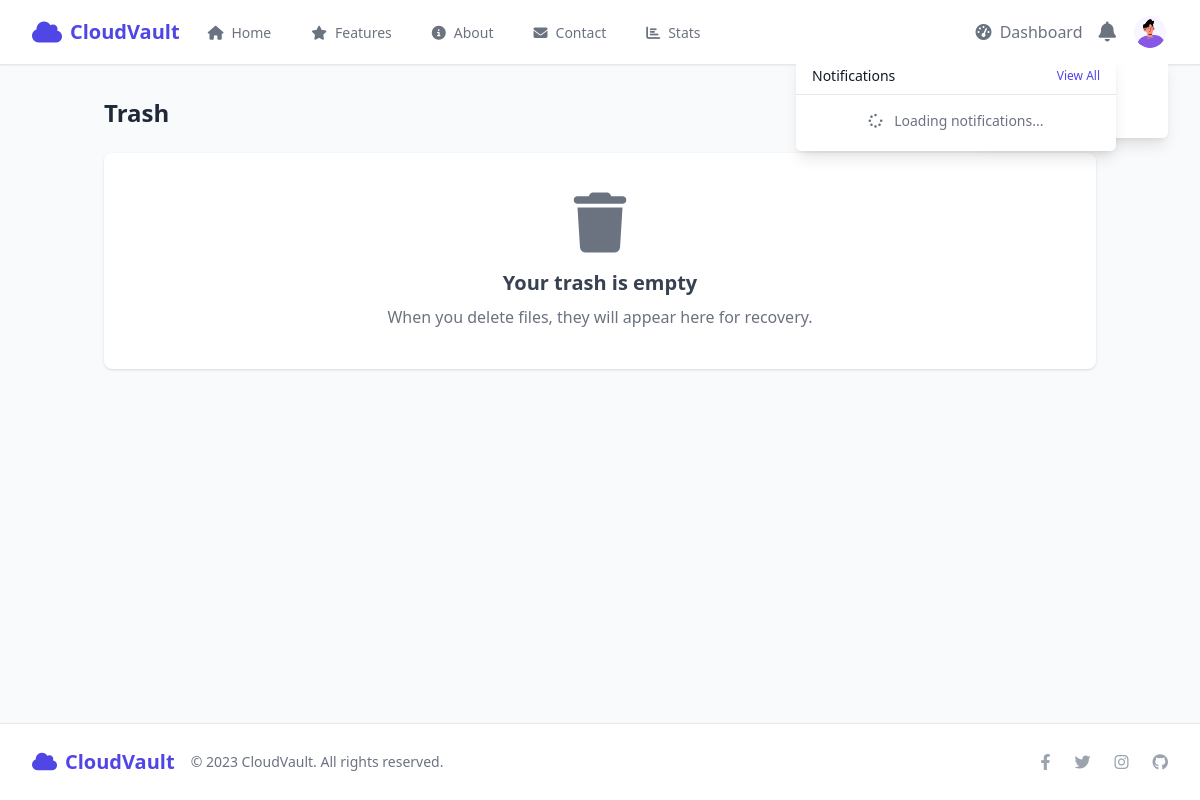
The app's page /files/?trash=1 (signed in), older data.
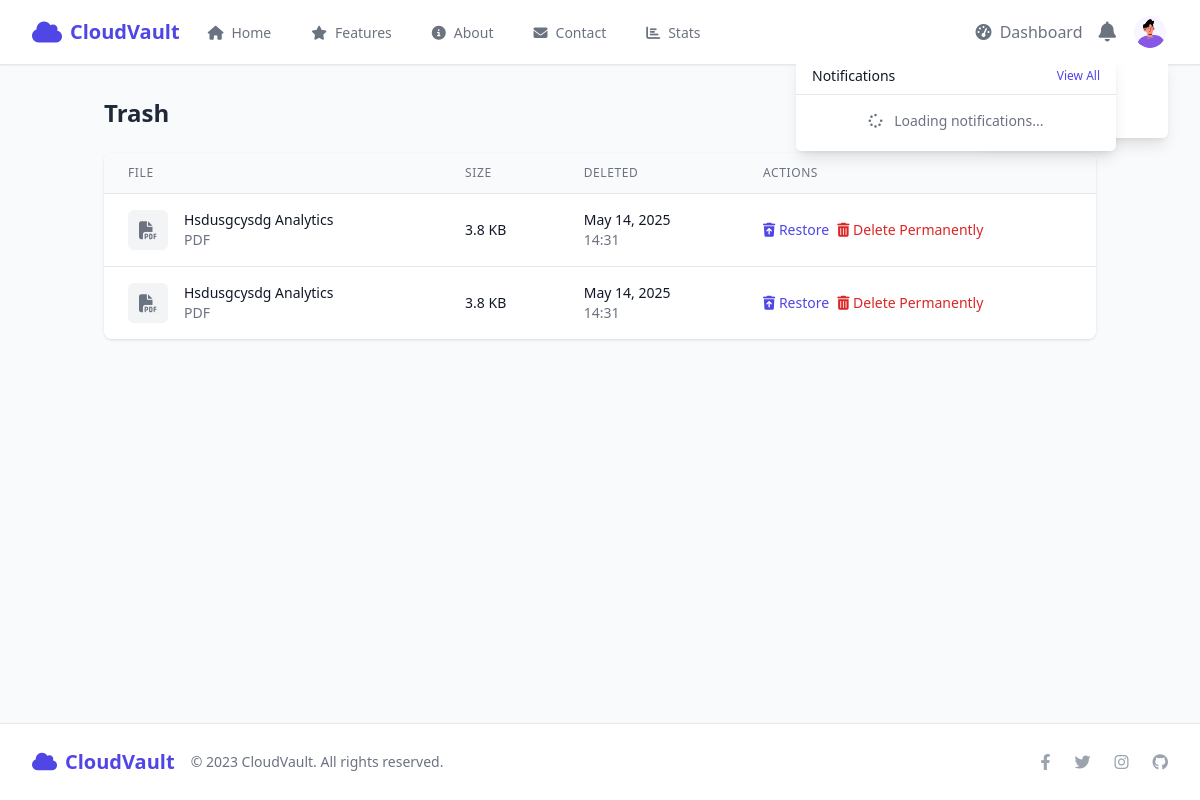
The same page, newer data.
### files/models.py (models this page shows, shortened)
class FileItem(models.Model):
    user = models.ForeignKey(User, on_delete=models.CASCADE, related_name='files')
    title = models.CharField(max_length=255)
    description = models.TextField(blank=True, null=True)
    file = models.FileField(upload_to=get_file_path)
    file_size = models.BigIntegerField(default=0)  # Size in bytes
    category = models.ForeignKey(FileCategory, on_delete=models.SET_NULL, null=True, blank=True)
    folder = models.ForeignKey(Folder, on_delete=models.CASCADE, null=True, blank=True, related_name='files')
    is_favorite = models.BooleanField(default=False)
    is_public = models.BooleanField(default=False)
    created_at = models.DateTimeField(default=timezone.now)
    updated_at = models.DateTimeField(auto_now=True)
    deleted_at = models.DateTimeField(null=True, blank=True)  # For soft delete/trash functionality
    view_count = models.IntegerField(default=0)
    download_count = models.IntegerField(default=0)
    class Meta:
        ordering = ['-updated_at']
    def extension(self):
        return os.path.splitext(self.file.name)[1][1:].upper()
    @classmethod
    def get_readable_size(cls, size_in_bytes):
        size = size_in_bytes
        for unit in ['B', 'KB', 'MB', 'GB']:
            if size < 1024 or unit == 'GB':
                return f"{size:.1f} {unit}"
            size /= 1024
    def readable_size(self):
        return FileItem.get_readable_size(self.file_size)
    def is_image(self):
        img_extensions = ['jpg', 'jpeg', 'png', 'gif', 'bmp', 'webp', 'svg']
        return self.extension().lower() in img_extensions
    def is_document(self):
        doc_extensions = ['pdf', 'doc', 'docx', 'txt', 'rtf', 'odt', 'xls', 'xlsx', 'ppt', 'pptx']
        return self.extension().lower() in doc_extensions
    def get_file_type_icon(self):
        if self.is_image():
            return "fa-image"
        elif self.is_document():
            if self.extension().lower() in ['pdf']:
                return "fa-file-pdf"
            elif self.extension().lower() in ['doc', 'docx', 'odt']:
                return "fa-file-word"
            elif self.extension().lower() in ['xls', 'xlsx']:
                return "fa-file-excel"
            elif self.extension().lower() in ['ppt', 'pptx']:
                return "fa-file-powerpoint"
            else:
                return "fa-file-alt"
        elif self.is_video():
            return "fa-file-video"
        elif self.is_audio():
            return "fa-file-audio"
        elif self.extension().lower() in ['zip', 'rar', '7z', 'tar', 'gz']:
            return "fa-file-archive"
        elif self.extension().lower() in ['html', 'css', 'js', 'py', 'java', 'c', 'cpp', 'php']:
            return "fa-file-code"
        else:
            return "fa-file"

### files/views.py (the view)
# urls.py: path('', views.file_list, name='file_list'),
@login_required
def file_list(request):
    category_id = request.GET.get('category')
    favorite = request.GET.get('favorite')
    query = request.GET.get('q')
    trash = request.GET.get('trash')
    if trash:
        files = FileItem.objects.filter(user=request.user, deleted_at__isnull=False)
    else:
        files = FileItem.objects.filter(user=request.user, deleted_at__isnull=True)
    if category_id:
        files = files.filter(category_id=category_id)
    if favorite:
        files = files.filter(is_favorite=True)
    if query:
        files = files.filter(
            Q(title__icontains=query) |
            Q(description__icontains=query)
        )
    categories = FileCategory.objects.all()
    context = {
        'files': files,
        'categories': categories,
        'current_category': category_id,
        'is_favorite': favorite == '1',
        'is_trash': trash == '1',
        'query': query,
    }
    if trash:
        return render(request, 'files/trash.html', context)
    return render(request, 'files/file_list.html', context)

### templates/files/trash.html (shortened to what this page needs)
{% extends 'base.html' %}
{% block content %}
<div class="container mx-auto px-4 py-8">
    <div class="flex justify-between items-center mb-6">
        <h1 class="text-2xl font-bold text-gray-800">Trash</h1>
        <div class="flex space-x-2">
            <a href="{% url 'files:file_list' %}" class="btn btn-secondary">
            </a>
            {% if files %}
            <form method="GET" action="{% url 'files:empty_trash' %}">
                <button type="submit" class="btn btn-danger">
                </button>
            </form>
            {% endif %}
        </div>
    </div>
    {% if files %}
    <div class="bg-white rounded-lg shadow overflow-hidden">
        <table class="min-w-full divide-y divide-gray-200">
            <thead class="bg-gray-50">
                <tr>
                    <th scope="col" class="px-6 py-3 text-left text-xs font-medium text-gray-500 uppercase tracking-wider">File</th>
                    <th scope="col" class="px-6 py-3 text-left text-xs font-medium text-gray-500 uppercase tracking-wider">Size</th>
                    <th scope="col" class="px-6 py-3 text-left text-xs font-medium text-gray-500 uppercase tracking-wider">Deleted</th>
                    <th scope="col" class="px-6 py-3 text-left text-xs font-medium text-gray-500 uppercase tracking-wider">Actions</th>
                </tr>
            </thead>
            <tbody class="bg-white divide-y divide-gray-200">
                {% for file in files %}
                <tr>
                    <td class="px-6 py-4 whitespace-nowrap">
                        <div class="flex items-center">
                            <div class="flex-shrink-0 h-10 w-10 flex items-center justify-center bg-gray-100 rounded-md">
                                <i class="fas {{ file.get_file_type_icon }} text-gray-500 text-lg"></i>
                            </div>
                            <div class="ml-4">
                                <div class="text-sm font-medium text-gray-900">{{ file.title }}</div>
                                <div class="text-sm text-gray-500">{{ file.extension }}</div>
                            </div>
                        </div>
                    </td>
                    <td class="px-6 py-4 whitespace-nowrap">
                        <div class="text-sm text-gray-900">{{ file.readable_size }}</div>
                    </td>
                    <td class="px-6 py-4 whitespace-nowrap">
                        <div class="text-sm text-gray-900">{{ file.deleted_at|date:"M d, Y" }}</div>
                        <div class="text-sm text-gray-500">{{ file.deleted_at|time:"H:i" }}</div>
                    </td>
                    <td class="px-6 py-4 whitespace-nowrap text-right text-sm font-medium">
                        <div class="flex space-x-2">
                            <form method="POST" action="{% url 'files:file_restore' file_id=file.id %}">
                                <button type="submit" class="text-indigo-600 hover:text-indigo-900">
                                    <i class="fas fa-trash-restore"></i> Restore
                                </button>
                            </form>
                            <a href="{% url 'files:file_delete' file_id=file.id %}?permanent=1" class="text-red-600 hover:text-red-900">
                                <i class="fas fa-trash-alt"></i> Delete Permanently
                            </a>
                        </div>
                    </td>
                </tr>
                {% endfor %}
            </tbody>
        </table>
    </div>
    {% else %}
    <div class="bg-white rounded-lg shadow p-10 text-center">
        <div class="text-gray-500 mb-4">
            <i class="fas fa-trash text-6xl"></i>
        </div>
        <h2 class="text-xl font-semibold text-gray-700 mb-2">Your trash is empty</h2>
        <p class="text-gray-500">When you delete files, they will appear here for recovery.</p>
    </div>
    {% endif %}
</div>
{% endblock %}

Row changes from the older to the newer data that the page shows:
added FileItem: title "Hsdusgcysdg Analytics", extension "PDF", readable_size "3.8 KB", deleted_at "May 14, 2025", deleted_at "14:31"
added FileItem: title "Hsdusgcysdg Analytics", extension "PDF", readable_size "3.8 KB", deleted_at "May 14, 2025", deleted_at "14:31"
Text that changed along with them:
text no longer shown: "Your trash is empty When you delete files, they will appear here for recovery."
text now shown: "FILE SIZE DELETED ACTIONS"
